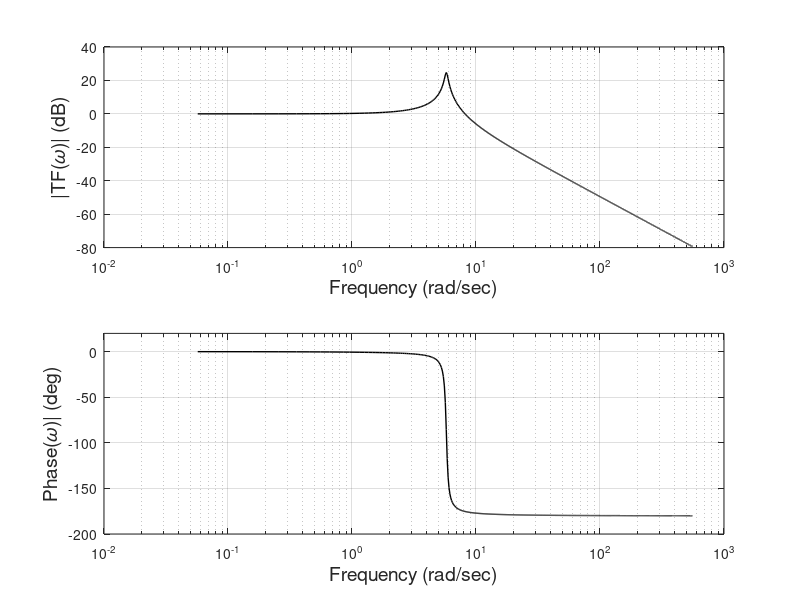

The MATLAB script that drew this image:
% Example 6.10  Use MATLAB to plot the transfer function given in Eq. 6.43
%
clear all; close all;
w = .057:.1:557;			% Define frequency vector
wn = 5.77;                   % Define wn
delta = 0.029;              % Define delta
TF = 1./(1 - (w/wn).^2 + j*2*delta*w/wn);	% Transfer function
Mag = 20*log10(abs(TF));		% Magnitude in dB
Phase = angle(TF)*360/(2*pi);	% Phase in deg.
subplot(2,1,1);
  semilogx(w,Mag,'k','LineWidth',1);			% Plot as log frequency
    xlabel('Frequency (rad/sec)','FontSize',14);
    ylabel('|TF({\it\omega})| (dB)','FontSize',14);
    grid on;
subplot(2,1,2);    
  semilogx(w,Phase,'k','LineWidth',1);
    xlabel('Frequency (rad/sec)','FontSize',14);
    ylabel('Phase({\it\omega})| (deg)','FontSize',14);
    ylim([-200 20]); grid on;
